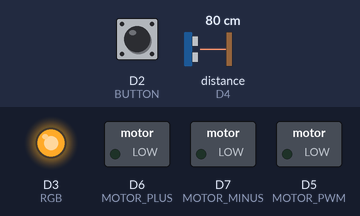
Recording of a sketch running on a simulated ESP8266 (NodeMCU). Shown: switched loads named in the sketch (green lamp = pin HIGH), output pins drawn as LEDs (lit = HIGH). Wiring (inferred from the names in the program): ultrasonic range finder: trigger D1; echo D4. Inputs (shaded band) come from the test bench; at power-on: distance to the obstacle (sensor on D4) 80 cm, D2 (BUTTON) LOW. The echo pulse lasts 58.3 µs per cm; pins used as bus, display or sensor lines are not drawn.

Above: at 1.2 s.
1.3 s: distance to the obstacle (sensor on D4) set to 2 cm
At 2.5 s:
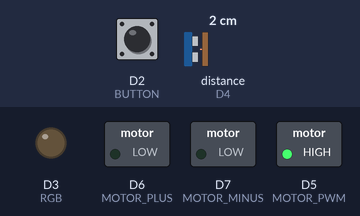
2.8 s: D2 (BUTTON) pulled HIGH for 0.15 s
At 3.6 s:
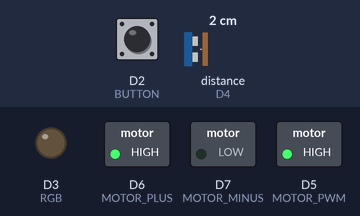
4.4 s: distance to the obstacle (sensor on D4) set to 4 cm
At 4.9 s:
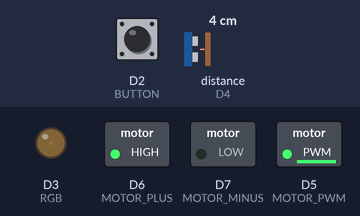
5.9 s: D2 (BUTTON) pulled HIGH for 1 s
At 7.2 s:
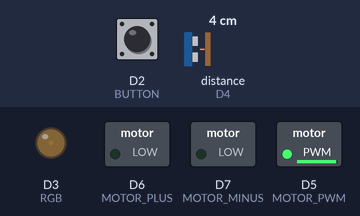
8.4 s: distance to the obstacle (sensor on D4) set to 18 cm
At 9.1 s:
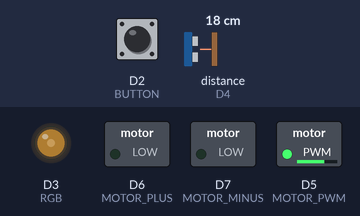
9.9 s: D2 (BUTTON) pulled HIGH for 0.15 s
At 10.2 s:
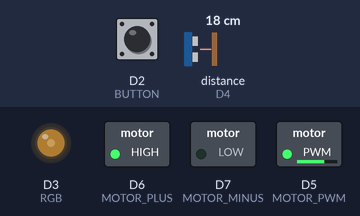
Timing chart, 0 to 12.5 s (numbered marks = the images above; inputs shaded):
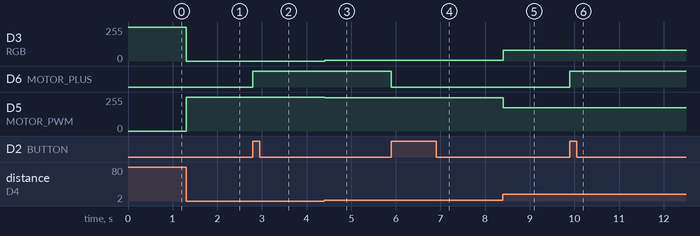

Measured:
- after the input at 1.3 s, D3 (RGB): 255/255 → 0/255 at once; D5 (MOTOR_PWM): 0/255 → 255/255 at once
- after the input at 2.8 s, D6 (MOTOR_PLUS): LOW → HIGH at once
- after the input at 4.4 s, D3 (RGB): 0/255 → 5/255 at once; D5 (MOTOR_PWM): 255/255 → 250/255 at once
- after the input at 5.9 s, D6 (MOTOR_PLUS): HIGH → LOW at once
- after the input at 8.4 s, D3 (RGB): 5/255 → 81/255 at once; D5 (MOTOR_PWM): 250/255 → 174/255 at once
- after the input at 9.9 s, D6 (MOTOR_PLUS): LOW → HIGH at once

The sketch:

RGB_diode_distance_sensor_dc_motor.ino
```cpp
#define TRIGGER D1
#define BUTTON D2
#define RGB D3
#define ECHO D4
#define MOTOR_PWM D5
#define MOTOR_PLUS D6
#define MOTOR_MINUS D7

static float constexpr MIN_PWM = 0.0f;
static float constexpr PWM_RANGE = 256.0f;
static float constexpr MIN_DISTANCE = 3.0f; // [cm]
static float constexpr MAX_DISTANCE = 50.0f; // [cm]
volatile bool motor_running = false;

static float constexpr DEBOUNCE_TIME = 100.0f; // [ms]
volatile float start_debounce = 0.0f;


void setup()
{
  set_pin_modes();
  Serial.begin(9600);
  analogWrite(RGB, static_cast<int>(PWM_RANGE));
  analogWrite(MOTOR_PWM, static_cast<int>(MIN_PWM));
  attachInterrupt(digitalPinToInterrupt(BUTTON), check_stop_start_motor, RISING);
}

void loop()
{
  uint32_t const distance = measure_distance();
  update_RGB_diode(distance);
}

void
set_pin_modes()
{
  pinMode(TRIGGER, OUTPUT);
  pinMode(ECHO, INPUT);
  pinMode(RGB, OUTPUT);

  pinMode(MOTOR_PWM, OUTPUT);
  pinMode(MOTOR_PLUS, OUTPUT);
  pinMode(MOTOR_MINUS, OUTPUT);
  pinMode(BUTTON, INPUT);
}

uint32_t
measure_distance()
{
  uint8_t const delay_low = 2u; // [us]
  uint8_t const delay_high = 10u; // [us]
  uint8_t const conversion_value = 58u;

  digitalWrite(TRIGGER, LOW);
  delayMicroseconds(delay_low);
  digitalWrite(TRIGGER, HIGH);
  delayMicroseconds(delay_high);
  digitalWrite(TRIGGER, LOW);

  uint32_t const time = pulseIn(ECHO, HIGH);
  uint32_t const distance = static_cast<uint32_t>(static_cast<float>(time) / static_cast<float>(conversion_value));

  return distance;
}

void
update_RGB_diode(uint32_t distance)
{
  float distance_f = static_cast<float>(distance);
  distance_f = (distance_f > MAX_DISTANCE) ? MAX_DISTANCE : distance_f;
  distance_f = (distance_f < MIN_DISTANCE) ? MIN_DISTANCE : distance_f;

  // RGB diode used is in the common cathode configuration - applying zero duty cycle equals the largest illumination.
  float const pwm_value = ((distance_f - MIN_DISTANCE) / (MAX_DISTANCE - MIN_DISTANCE)) * PWM_RANGE;

  delayMicroseconds(100);
  analogWrite(RGB, static_cast<int>(pwm_value));
  update_motor_speed(pwm_value);
}

void
check_stop_start_motor()
{
  if((millis() - start_debounce) > DEBOUNCE_TIME)
  {
    if(motor_running)
    {
      motor_running = false;
      stop_motor();
      start_debounce = millis();
    }
    else
    {
      motor_running = true;
      start_motor();
      start_debounce = millis();
    }
  }
}

void
stop_motor()
{
  digitalWrite(MOTOR_PLUS, PinStatus::LOW);
  digitalWrite(MOTOR_MINUS, PinStatus::LOW);
}

void
start_motor()
{
  digitalWrite(MOTOR_PLUS, PinStatus::HIGH);
  digitalWrite(MOTOR_MINUS, PinStatus::LOW);
}

void
update_motor_speed(float pwm_value)
{
  analogWrite(MOTOR_PWM, static_cast<int>(abs(PWM_RANGE - pwm_value)));
}
```
